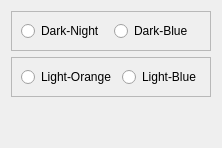
            <widget class="QWidget" name="page">
             <layout class="QVBoxLayout" name="verticalLayout_8">
              <item alignment="Qt::AlignTop">
               <widget class="QFrame" name="frame_54">
                <property name="frameShape">
                 <enum>QFrame::StyledPanel</enum>
                </property>
                <property name="frameShadow">
                 <enum>QFrame::Raised</enum>
                </property>
                <layout class="QHBoxLayout" name="horizontalLayout_44">
                 <item>
                  <widget class="QRadioButton" name="darkNight">
                   <property name="text">
                    <string>Dark-Night</string>
                   </property>
                  </widget>
                 </item>
                 <item>
                  <widget class="QRadioButton" name="darkBlue">
                   <property name="text">
                    <string>Dark-Blue</string>
                   </property>
                  </widget>
                 </item>
                </layout>
               </widget>
              </item>
              <item alignment="Qt::AlignTop">
               <widget class="QFrame" name="frame_53">
                <property name="frameShape">
                 <enum>QFrame::StyledPanel</enum>
                </property>
                <property name="frameShadow">
                 <enum>QFrame::Raised</enum>
                </property>
                <layout class="QHBoxLayout" name="horizontalLayout_45">
                 <item>
                  <widget class="QRadioButton" name="lightOrange">
                   <property name="text">
                    <string>Light-Orange</string>
                   </property>
                  </widget>
                 </item>
                 <item>
                  <widget class="QRadioButton" name="lightBlue">
                   <property name="text">
                    <string>Light-Blue</string>
                   </property>
                  </widget>
                 </item>
                </layout>
               </widget>
              </item>
              <item>
               <spacer name="verticalSpacer_10">
                <property name="orientation">
                 <enum>Qt::Vertical</enum>
                </property>
                <property name="sizeHint" stdset="0">
                 <size>
                  <width>20</width>
                  <height>40</height>
                 </size>
                </property>
               </spacer>
              </item>
             </layout>
            </widget>
